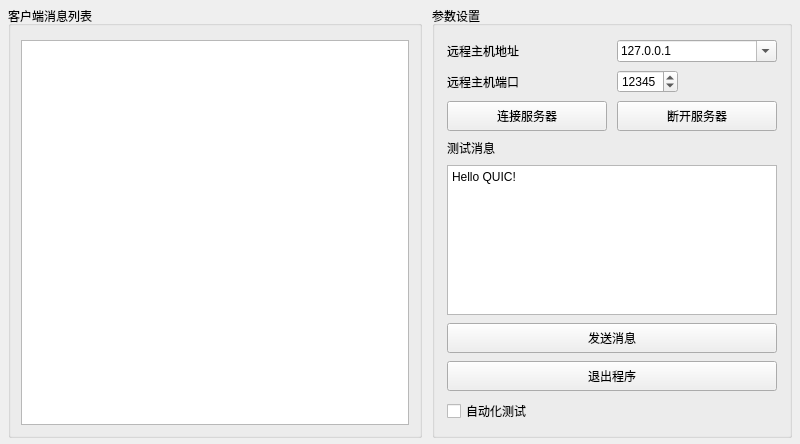
<?xml version="1.0" encoding="UTF-8"?>
<ui version="4.0">
 <class>FormQuicClient</class>
 <widget class="QWidget" name="FormQuicClient">
  <property name="geometry">
   <rect>
    <x>0</x>
    <y>0</y>
    <width>800</width>
    <height>444</height>
   </rect>
  </property>
  <property name="windowTitle">
   <string>Form</string>
  </property>
  <layout class="QHBoxLayout" name="horizontalLayout">
   <property name="spacing">
    <number>10</number>
   </property>
   <property name="leftMargin">
    <number>8</number>
   </property>
   <property name="topMargin">
    <number>6</number>
   </property>
   <property name="rightMargin">
    <number>8</number>
   </property>
   <property name="bottomMargin">
    <number>6</number>
   </property>
   <item>
    <widget class="QGroupBox" name="groupBox">
     <property name="title">
      <string>客户端消息列表</string>
     </property>
     <layout class="QVBoxLayout" name="verticalLayout">
      <property name="leftMargin">
       <number>10</number>
      </property>
      <property name="topMargin">
       <number>14</number>
      </property>
      <property name="rightMargin">
       <number>10</number>
      </property>
      <property name="bottomMargin">
       <number>10</number>
      </property>
      <item>
       <widget class="QPlainTextEdit" name="plainTextEdit_QUICClientMsg">
        <property name="readOnly">
         <bool>true</bool>
        </property>
       </widget>
      </item>
     </layout>
    </widget>
   </item>
   <item>
    <widget class="QGroupBox" name="groupBox_3">
     <property name="minimumSize">
      <size>
       <width>360</width>
       <height>0</height>
      </size>
     </property>
     <property name="title">
      <string>参数设置</string>
     </property>
     <layout class="QGridLayout" name="gridLayout_3">
      <property name="leftMargin">
       <number>12</number>
      </property>
      <property name="topMargin">
       <number>14</number>
      </property>
      <property name="rightMargin">
       <number>12</number>
      </property>
      <property name="bottomMargin">
       <number>12</number>
      </property>
      <property name="horizontalSpacing">
       <number>10</number>
      </property>
      <property name="verticalSpacing">
       <number>8</number>
      </property>
      <item row="0" column="0">
       <widget class="QLabel" name="label">
        <property name="text">
         <string>远程主机地址</string>
        </property>
       </widget>
      </item>
      <item row="0" column="1">
       <widget class="QComboBox" name="comboBox_QUICClientIP">
        <property name="editable">
         <bool>true</bool>
        </property>
        <item>
         <property name="text">
          <string>127.0.0.1</string>
         </property>
        </item>
       </widget>
      </item>
      <item row="1" column="0">
       <widget class="QLabel" name="labelPort">
        <property name="text">
         <string>远程主机端口</string>
        </property>
       </widget>
      </item>
      <item row="1" column="1" alignment="Qt::AlignLeft">
       <widget class="QSpinBox" name="spinBox_QUICClientPort">
        <property name="maximumSize">
         <size>
          <width>120</width>
          <height>16777215</height>
         </size>
        </property>
        <property name="maximum">
         <number>65535</number>
        </property>
        <property name="value">
         <number>12345</number>
        </property>
       </widget>
      </item>
      <item row="2" column="0" colspan="2">
       <layout class="QHBoxLayout" name="horizontalLayout_2">
        <property name="spacing">
         <number>10</number>
        </property>
        <item>
         <widget class="QPushButton" name="pushButton_QUICClientConnect">
          <property name="minimumSize">
           <size>
            <width>0</width>
            <height>30</height>
           </size>
          </property>
          <property name="text">
           <string>连接服务器</string>
          </property>
         </widget>
        </item>
        <item>
         <widget class="QPushButton" name="pushButton_QUICClientDisconnect">
          <property name="minimumSize">
           <size>
            <width>0</width>
            <height>30</height>
           </size>
          </property>
          <property name="text">
           <string>断开服务器</string>
          </property>
         </widget>
        </item>
       </layout>
      </item>
      <item row="3" column="0" colspan="2">
       <widget class="QLabel" name="label_2">
        <property name="text">
         <string>测试消息</string>
        </property>
       </widget>
      </item>
      <item row="4" column="0" colspan="2">
       <widget class="QPlainTextEdit" name="plainTextEdit_QUICClientSendData">
        <property name="minimumSize">
         <size>
          <width>0</width>
          <height>50</height>
         </size>
        </property>
        <property name="plainText">
         <string>Hello QUIC!</string>
        </property>
       </widget>
      </item>
      <item row="5" column="0" colspan="2">
       <widget class="QPushButton" name="pushButton_QUICClientSendMsg">
        <property name="minimumSize">
         <size>
          <width>0</width>
          <height>30</height>
         </size>
        </property>
        <property name="text">
         <string>发送消息</string>
        </property>
       </widget>
      </item>
      <item row="6" column="0" colspan="2">
       <widget class="QPushButton" name="pushButton_QUICClientClose">
        <property name="minimumSize">
         <size>
          <width>0</width>
          <height>30</height>
         </size>
        </property>
        <property name="text">
         <string>退出程序</string>
        </property>
       </widget>
      </item>
      <item row="7" column="0" colspan="2">
       <widget class="QCheckBox" name="checkBox_QUICClientAutoTesting">
        <property name="text">
         <string>自动化测试</string>
        </property>
       </widget>
      </item>
     </layout>
    </widget>
   </item>
  </layout>
 </widget>
 <connections/>
</ui>
